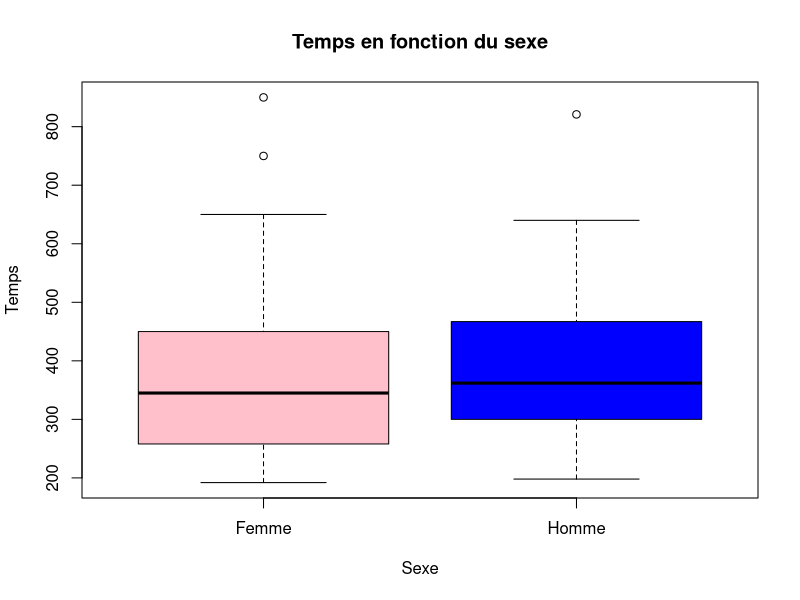
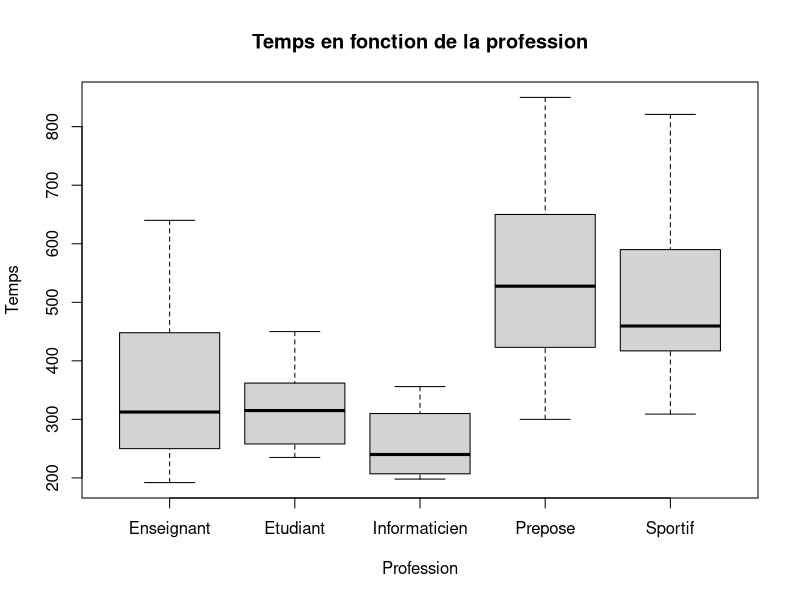
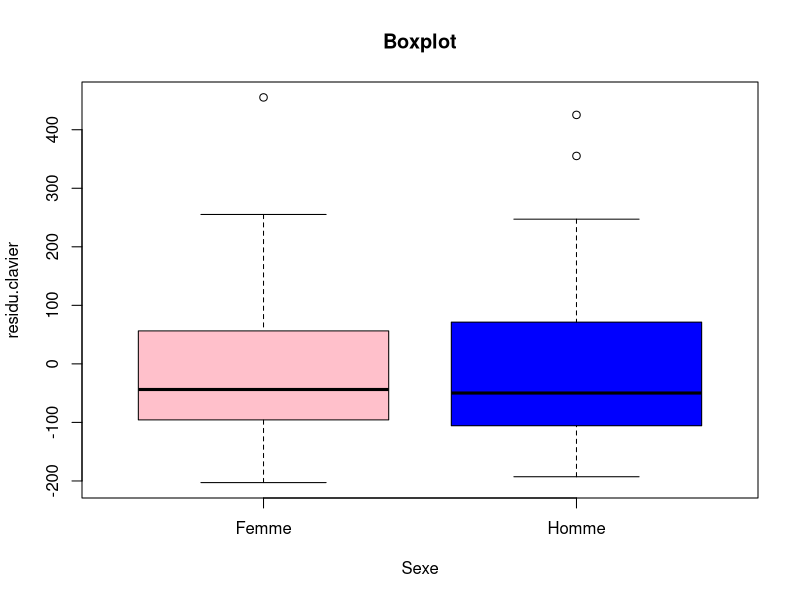
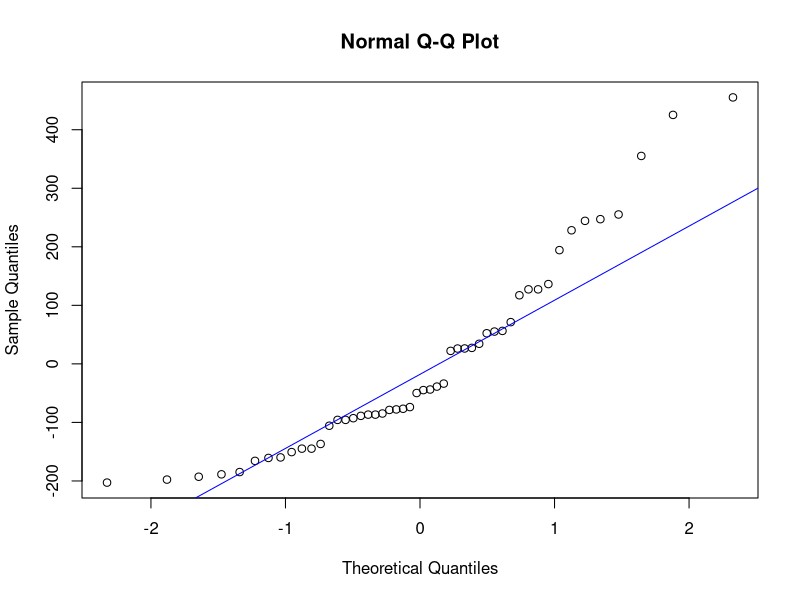
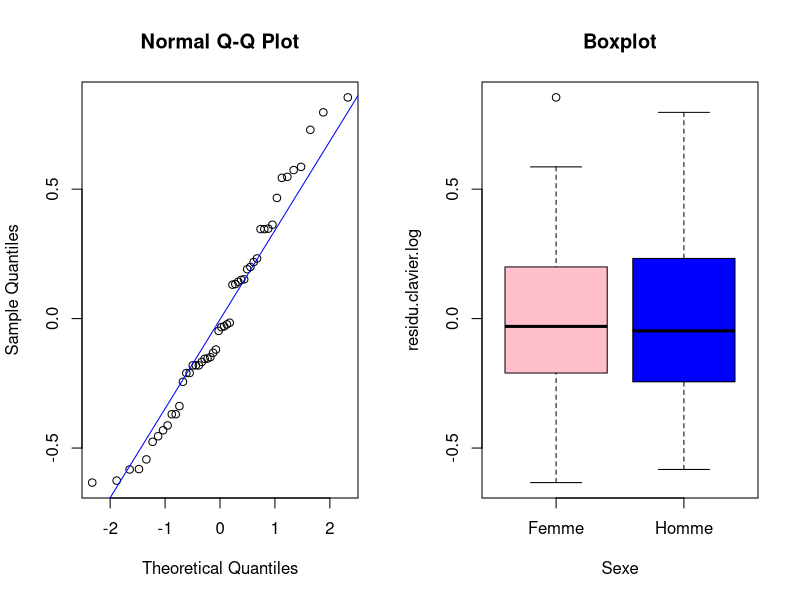
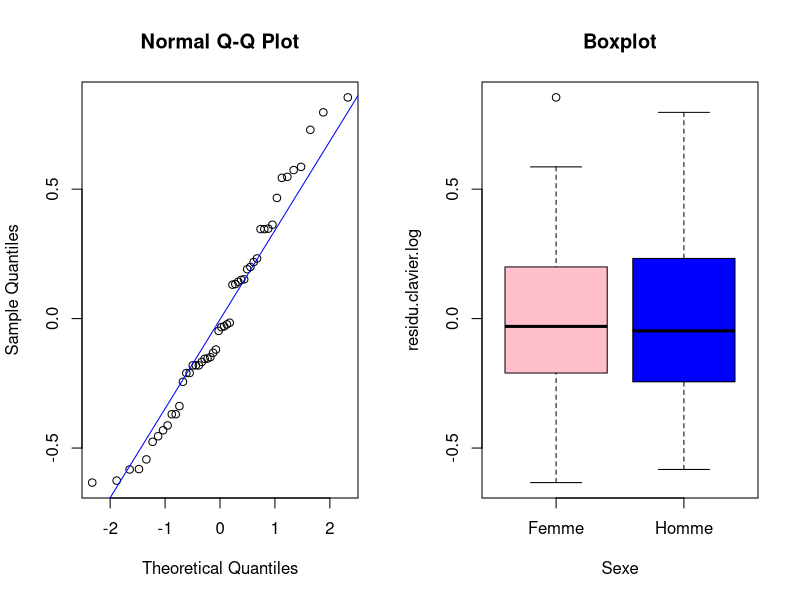

Here is the R script that generated these plots, in order: (Note: this script raises an error after producing the figures.)
#On importe les données----
library(readxl)
clavier <- read_excel("labo_fichier.xlsx")
clavier$Sexe<-as.factor(clavier$Sexe)
head(clavier)
summary(clavier)
#clavier$Region<-as.factor(clavier$Region)
#moyenne globale
mean(clavier$Temps)
sd(clavier$Temps)
#(clavier)
Homme<-clavier[clavier$Sexe=="Homme",]
mean(Homme$Temps)
sd(Homme$Temps)
Femme<-clavier[clavier$Sexe=="Femme",]
mean(Femme$Temps)
sd(Femme$Temps)
table(clavier$Sexe,clavier$Profession)
##Visualisation des données--------------
couleurs=c("pink","blue")
#par(mfrow = c(1, 2))
boxplot(Temps~Sexe,data = clavier,col= couleurs,
        main="Temps en fonction du sexe")

boxplot(Temps~Profession, data = clavier,main="Temps en fonction de la profession")

#On teste l'homoscédasticité----------
residu.Homme<-Homme$Temps-mean(Homme$Temps)
residu.Femme <-Femme$Temps-mean(Femme$Temps)
residu.clavier<-c(residu.Femme,residu.Homme)
boxplot(residu.clavier~Sexe, data = clavier, col=couleurs, main ="Boxplot")
#On teste la normalité
qqnorm(residu.clavier)
qqline(residu.clavier,col = "blue")
#Les résidus ne suivent pas la normale, on va faire les transformations
##Transformation logarithmique--------

clavier$Temps.log<- log(clavier$Temps)
Homme<-clavier[clavier$Sexe=="Homme",]
Femme<-clavier[clavier$Sexe=="Femme",]
residu.Homme.log<-Homme$Temps.log-mean(Homme$Temps.log)
residu.Femme.log<-Femme$Temps.log-mean(Femme$Temps.log)
residu.clavier.log<-c(residu.Femme.log,residu.Homme.log)
#On teste à nouveau l'homoscédasticité et la normalité des résidus
par(mfrow = c(1, 2))
qqnorm(residu.clavier.log)
qqline(residu.clavier.log,col="blue")
boxplot(residu.clavier.log~Sexe, data = clavier, col=couleurs, main ="Boxplot")
#dev.off()

shapiro.test(residu.clavier.log)


par(mfrow = c(1, 2))
qqnorm(residu.clavier.log)
qqline(residu.clavier.log,col="blue")
boxplot(residu.clavier.log~Sexe, data = clavier, col=couleurs, main ="Boxplot")
dev.off()



testons <-t.test(x=Femme$Temps.log,y=Homme$Temps.log)
testons

t.test(x=Femme$Temps.log,y=Femme$Temps.log)

#boxplot(Temps~Sexe+Profession, data = clavier)

#Hommelabo<-labo[labo$Sexe=="Homme",]
#mean(Hommelabo$Temps)
Femmelabo<-labo[labo$Sexe=="Femme",]
#mean(Femmelabo$Temps)
#t.test(x=Femmelabo$Temps,y= Hommelabo$Temps)



#poids <- c(0.2, -0.5, -1.3, -1.6, -0.7, 0.4,
#          -0.1, 0.0, -0.6, -1.1, -1.2, -0.8)
#residu.poids<-poids-mean(poids)
#residu.poids
#library(nortest)
#ad.test(residu.poids)

